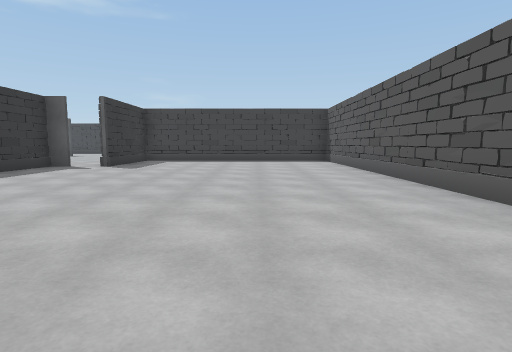
View 1 (above)

17 first-person views from a walk through a scene from a Unity 3-D project. The camera is 1.3 m above the floor, tilts 6° down and sees 80° across. The floor is counted in squares, 2 m on a side. Each view is taken from the middle of a square. On the plan, view 1 faces up. The plan holds only what a view shows up to about 10 squares ahead; the rest is blank. The place goes on beyond the plan. The player character is not drawn. Door leaves are left out, so doorways stand open. Some surface patterns are stand-ins.

View 2
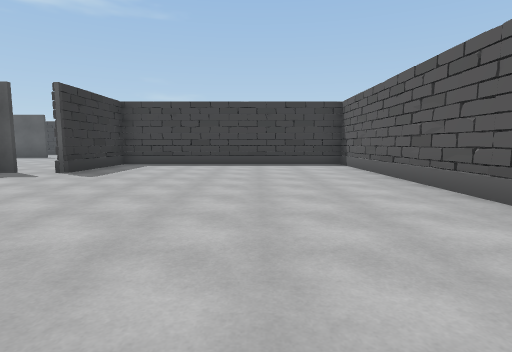

View 3
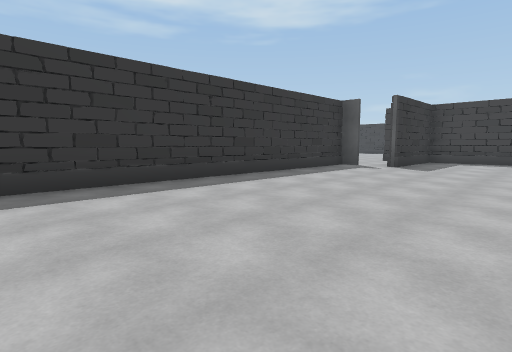

View 4
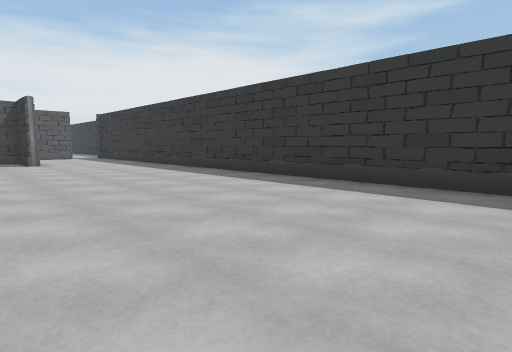

View 5
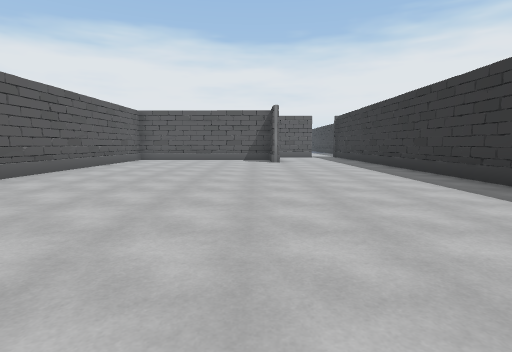

View 6
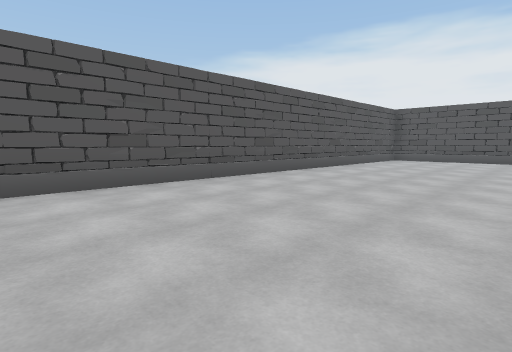

View 7
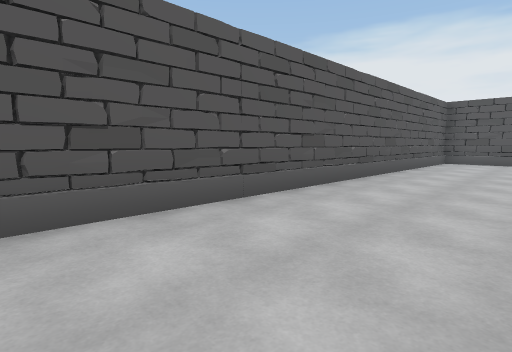

View 8
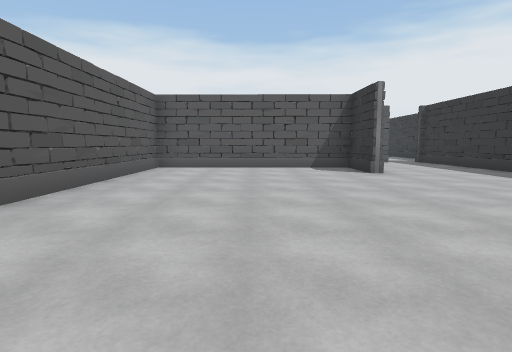

View 9
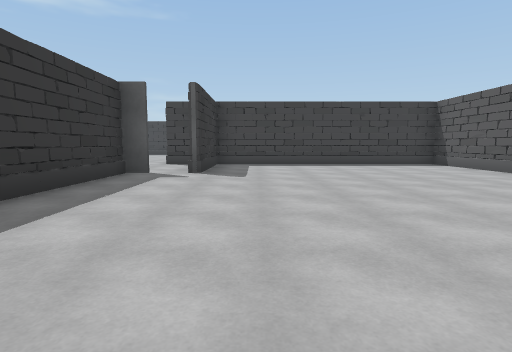

View 10
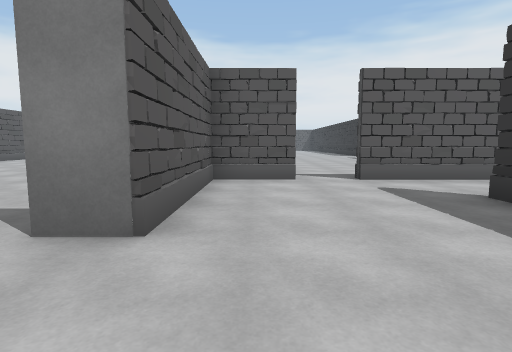

View 11
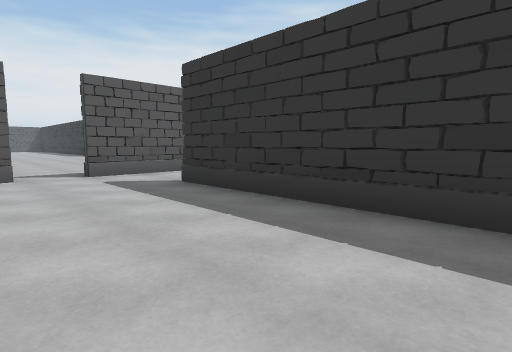

View 12
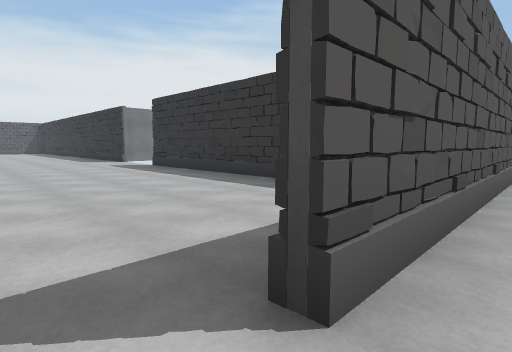

View 13
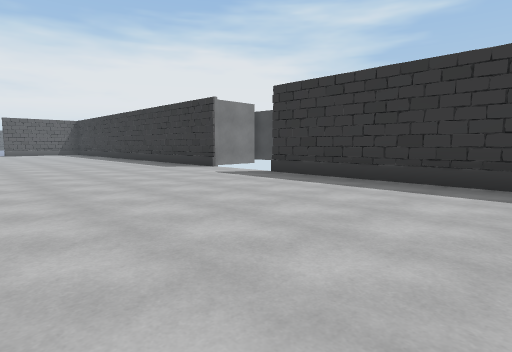

View 14
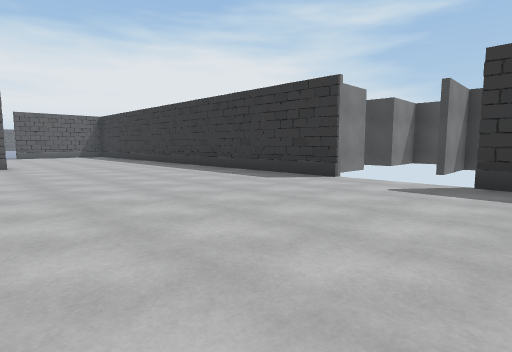

View 15
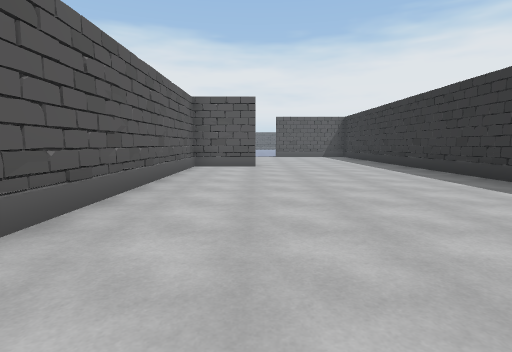

View 16
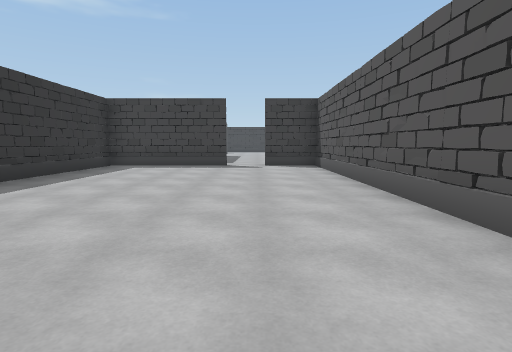

View 17
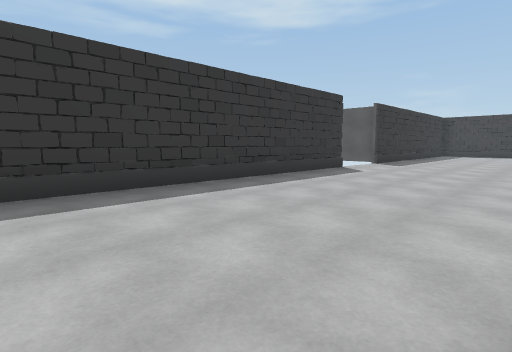

### Floor plan
Points are (right, up) in squares from view 1. A wall is a line through its corners. A room is listed if a view was taken in it or the views show most of it. See-through windows are left out.
Room 1 (views 1, 2, 3, 4, 5, 6, 7, 8, 9)
walls: (-2.6, -7.7) (-2.6, -9.5) (2.7, -9.5) (2.7, 11.9) (-4.3, 11.9) (-4.3, 8.8); (-5.4, 8.8) (-6, 8.8) (-6, -11.1)
ways out: opening at (-5, 9) to room 2
Room 2 (views 10, 11, 12)
walls: (-9.9, 11.9) (-9.9, 7.3); (-7.8, 5.4) (-6.2, 5.4) (-6.2, 8.9) (-5.4, 8.9); (-5, 11.9) (-6, 11.9)
ways out: opening at (-5, 9) to room 1; open door at (-8.5, 5) to room 3; opening at (-10, 6.5)
Room 3 (views 13, 14, 15, 16, 17)
walls: (-12.4, -5.1) (-12.4, -13.1); (-6.2, -2) (-6.2, 5.2) (-7.8, 5.2); (-8, -11.9) (-6.2, -11.9) (-6.2, -5); (-8.9, 5.2) (-12.4, 5.2) (-12.4, -2.9)
ways out: open door at (-8.5, 5) to room 2

Positions as (right, up) in squares from view 1, and headings:
1: (0, 0), facing up
2: (0, 2), facing up
3: (-1, 0), facing up-left
4: (-1, 3), facing down-left
5: (-2, 3), facing down
6: (-2, 3), facing down-right
7: (0, 2), facing down-right
8: (0, -1), facing down
9: (-3, 2), facing up
10: (-7, 11), facing down
11: (-7, 12), facing down-left
12: (-8, 6), facing down-left
13: (-7, 2), facing down-left
14: (-7, -2), facing down-left
15: (-8, -3), facing down
16: (-8, -4), facing up
17: (-8, -13), facing up-left
